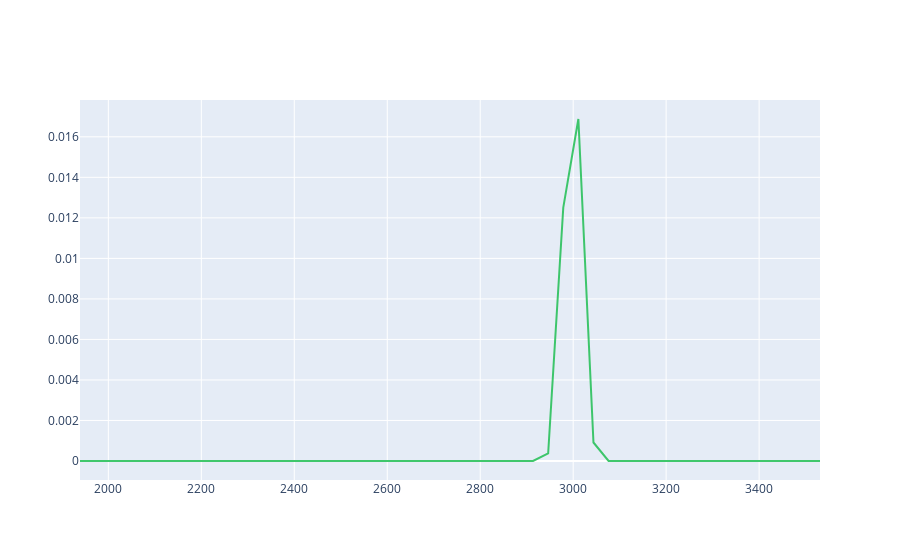

This figure's notebook cell:
### Code cell
import csv
import numpy as np
import plotly.graph_objects as go
import plotly
import plotly.offline as py
from scipy.stats import multivariate_normal as g
py.init_notebook_mode(connected=True)

"""This code needs to change to the new dataset preprocessing (not currently working)"""

def separate_classes(csv_obj,classno):
    """Separate features for each class in a dictionary, i.e star type"""
    classes = {}    #classes contain every feature for each star type

    for i in range(classno):
        classes["".join(str(i))] = []
    
    for row in csv_obj:
        featdict = {}
        for feature in row:
            if feature != "Star type":
                featdict[feature] = row[feature]
        classes[row['Star type']].append(featdict)
    
    return classes

def frequencies(clss):
    """Find frequencies of feature vectors for each class"""
    freqs = {}
    for c in classes:
       freqs[c] = len(classes[c])
    
    return freqs

def pdf(feature, type):
    """Prepare plots for pdf of each class for selected feature"""
    plots = []
    color = ['(255, 0, 0','(0, 255, 0','(0, 0, 255','(231, 255, 92','(188, 0, 255','(0, 211, 255']

    for cl in classes:
        featlist = None
        if type == 'int': featlist = [int(x[feature]) for x in classes[cl]]
        elif type == 'float': featlist = [float(x[feature]) for x in classes[cl]]
        else: featlist = [x[feature] for x in classes[cl]]

        x1 = np.array(featlist)
        xspace = np.linspace(x1.min(), x1.max())
        yspace1 = g.pdf(xspace, mean=x1.mean(),cov=x1.std())

        cr = color.pop()
        plots.append(go.Scatter(x=xspace, y=yspace1, name="p(x|y=)".join(cl), marker_color='rgba'+cr+', .9)'))
    
    return plots

with open("../6_class_csv.csv","r") as csvf:
    csvreader = csv.DictReader(csvf)    #read csv as a dictionary
    
    classes = separate_classes(csvreader,6)
    freqs = frequencies(classes)
    
    """Perform GDA"""
    """plots = pdf('Temperature (K)', 'int')
    layout = go.Layout(title='Star samples GE for p(x|y)', xaxis=dict(title='x'), yaxis=dict(title='p(x|y)'))
    fig = go.Figure(data=plots, layout=layout)
    plotly.offline.iplot(fig)"""

    x1 = np.array([int(x['Temperature (K)']) for x in classes['0']])
    xspace = np.linspace(x1.min(), x1.max())
    yspace1 = g.pdf(xspace, mean=x1.mean(),cov=x1.std())

    fig = go.Figure(data=[
        go.Scatter(x=xspace, y=yspace1, name="p(x|y=)".join('0'), marker_color='rgba(44, 193, 93, .9)')
    ])

    plotly.offline.iplot(fig)

### Figure 1 — Plotly figure (JSON) as saved in the notebook; plotly's stock layout.template omitted (floating-point values rounded to 4 significant figures)
{"data": [{"marker": {"color": "rgba(44, 193, 93, .9)"}, "name": "0", "type": "scatter", "x": [1939, 1971.0, 2004.0, 2036.0, 2069.0, 2101.0, 2134.0, 2166.0, 2199.0, 2231.0, 2264.0, 2296.0, 2329.0, 2361.0, 2394.0, 2426.0, 2459.0, 2491.0, 2524.0, 2556.0, 2589.0, 2621.0, 2654.0, 2686.0, 2719.0, 2751.0, 2784.0, 2816.0, 2849.0, 2881.0, 2914.0, 2946.0, 2979.0, 3011.0, 3044.0, 3076.0, 3109.0, 3141.0, 3174.0, 3206.0, 3239.0, 3271.0, 3304.0, 3336.0, 3369.0, 3401.0, 3434.0, 3466.0, 3499.0, 3531], "y": [0, 0, 0, 0, 0, 0, 0, 0, 0, 0, 0, 0, 1.162e-298, 1.383e-270, 6.592e-244, 1.259e-218, 9.635e-195, 2.954e-172, 3.627e-151, 1.785e-131, 3.518e-113, 2.778e-96, 8.79e-81, 1.114e-66, 5.658e-54, 1.151e-42, 9.382e-33, 3.063e-24, 4.008e-17, 2.1e-11, 4.41e-07, 0.000371, 0.0125, 0.01688, 0.000913, 1.979e-06, 1.718e-10, 5.974e-16, 8.325e-23, 4.647e-31, 1.039e-40, 9.313e-52, 3.343e-64, 4.808e-78, 2.77e-93, 6.394e-110, 5.913e-128, 2.191e-147, 3.251e-168, 1.933e-190]}], "layout": {}}
